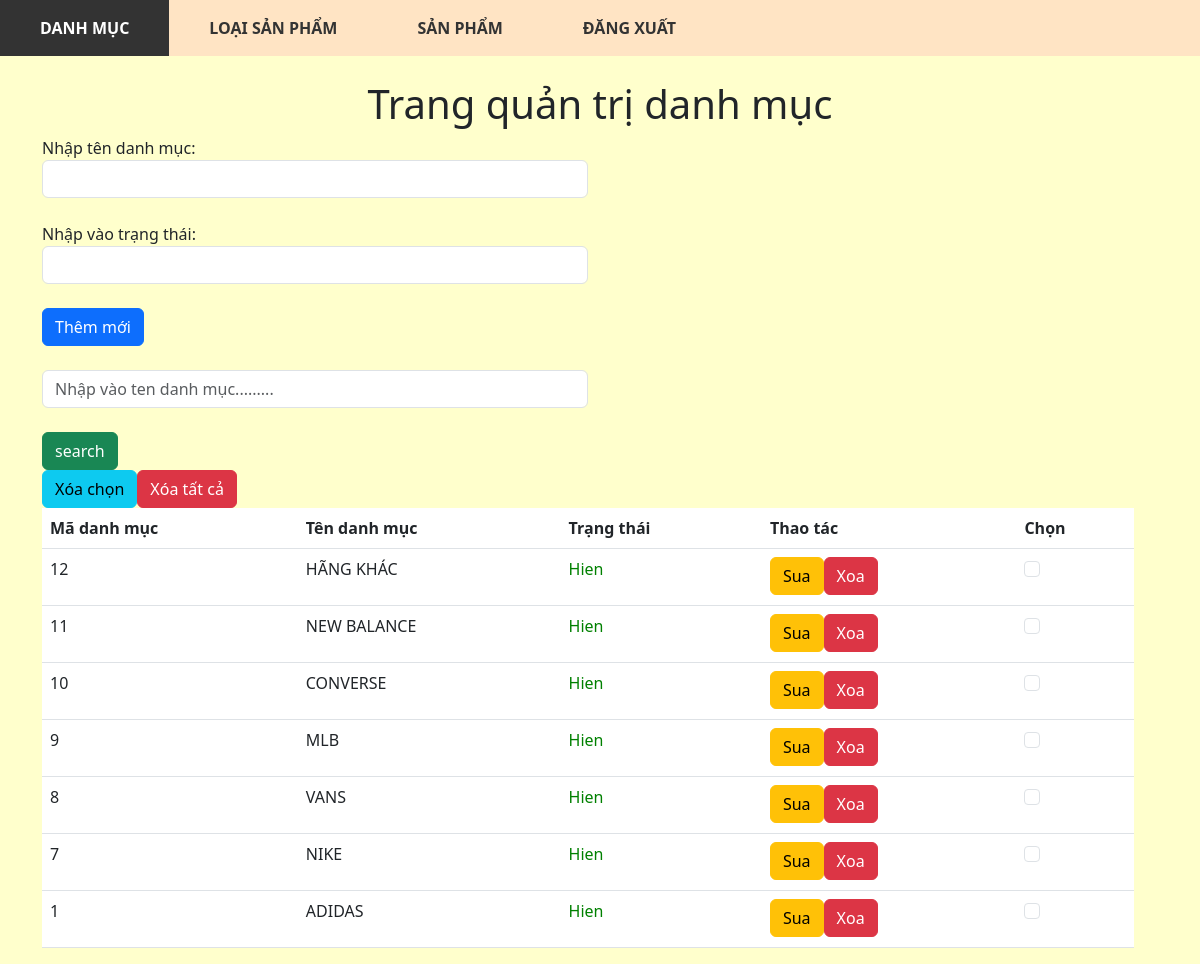
Page /admin1/category.php (signed in) on the committed database.
### tables this page shows
CREATE TABLE `tbl_category` (
  `cate_id` int(11) NOT NULL,
  `cate_name` varchar(255) NOT NULL,
  `status` int(11) NOT NULL
);

### admin1/category.php (the view, shortened to what this page needs)
<?php
include 'headerqt.php';
?>
<?php
    require("config.php");
?>
        <div class="bot">
            <h1>Trang quản trị danh mục</h1>
            <div class="row">
                <div class="col-6">
                    <form action="category.php" method="post">
                        Nhập tên danh mục:
                        <input class="form-control" type="text" name="txt_cate_name" id="">
                        <br>
                        Nhập vào trạng thái:
                        <input class="form-control" type="text" name="txt_status" id="">
                        <br>
                        <input class="btn btn-primary" type="submit" value="Thêm mới" name="insert">
                        <br>
                        <br>
                        <input placeholder="Nhập vào ten danh mục........." class="form-control" type="text" name="txt_search">
                        <br>
                        <input class="btn btn-success" type="submit" value="search" name="search">
                        <br>
                    </form>
                </div>
            <div class="row">
                <div class="col-12">
                    <table class="table table-stripped">
                        <tr>
                            <th>Mã danh mục</th>
                            <th>Tên danh mục</th>
                            <th>Trạng thái</th>
                            <th>Thao tác</th>
                            <th>Chọn</th>
                        </tr>
                        <form action="category.php" method="post">
                            <input type="submit" value="Xóa chọn" name="delete_check" class="btn btn-info">
                            <input type="submit" value="Xóa tất cả" name="delete-all" class="btn btn-danger">
                        <?php
                            $sql = "";
                            if(isset($_POST["search"]))
                            {
                                $sql = "select * from tbl_category where cate_name like '%".$_POST["txt_search"]."%'";
                            }
                            else
                                $sql = "select * from tbl_category order by cate_id DESC";
                            $result = mysqli_query($conn, $sql);
                            if (mysqli_num_rows($result) > 0) {
                            while($row = mysqli_fetch_assoc($result))
                            {
                                $s = "";
                                if($row["status"]==0){
                                    $s = "<p style='color: red'>An</p>";
                                }
                                else{
                                    $s = "<p style='color: green'>Hien</p>";
                                }
                                echo "<tr>";
                                echo "<td>".$row["cate_id"]."</td>";
                                echo "<td>".$row["cate_name"]."</td>";
                                echo "<td>".$s."</td>";
                                echo "<td>";
                                    echo "<a class='btn btn-warning' href='update_cate.php?task=update&id=".$row["cate_id"]."'>Sua</a>";
                                    echo "<a class='btn btn-danger' href='category.php?task=delete&id=".$row["cate_id"]."'>Xoa</a>";
                                echo "</td>";
                                echo "<td>";
                                    echo "<input type='checkbox' name='cate[]' value='".$row["cate_id"]."' class='form-check-input'>";
                                echo "</td>";
                                echo "</tr>";
                            }
                            }
                            else {
                                echo "0 results";
                            }
                        ?>
                        </form>
                    </table>
                </div>
            </div>
        </div>
    </div>
</body>
</html>

### admin1/headerqt.php (shortened to what this page needs)
<!DOCTYPE html>
<html lang="en">
<head>
    <link rel="stylesheet" href="../css/bootstrap.mim.css"/>
    <link rel="stylesheet" href="style.css">
</head>
<body>
        <div class="header">
            <ul class="nav">
                <li><a href="category.php">Danh mục</a></li>
                <li><a href="brand.php">Loại sản phẩm</a></li>
                <li><a href="product.php">Sản phẩm</a></li>
            </ul>
            <ul class="nav">
                <li><a href="logout.php">Đăng xuất</a></li>
            </ul>
        </div>
        <div class="container">

### admin1/style.css (style rules this page uses)
body { background-color: #ffffcc; }
.nav li { display: inline-block; padding: 16px; }
.nav li a { color: #333; font-weight: bold; text-decoration: none; display: block; padding: 0px 24px; text-transform: uppercase; }
.header { position: fixed; top: 0; left: 0; right: 0; background-color:bisque ; z-index: 1; display: flex; }
h1 { text-align: center; padding-top: 80px; }

### rows in the picture
tbl_category: cate_id "12", cate_name "HÃNG KHÁC", status "Hien"
tbl_category: cate_id "11", cate_name "NEW BALANCE", status "Hien"
tbl_category: cate_id "10", cate_name "CONVERSE", status "Hien"
tbl_category: cate_id "9", cate_name "MLB", status "Hien"
tbl_category: cate_id "8", cate_name "VANS", status "Hien"
tbl_category: cate_id "7", cate_name "NIKE", status "Hien"
tbl_category: cate_id "1", cate_name "ADIDAS", status "Hien"
